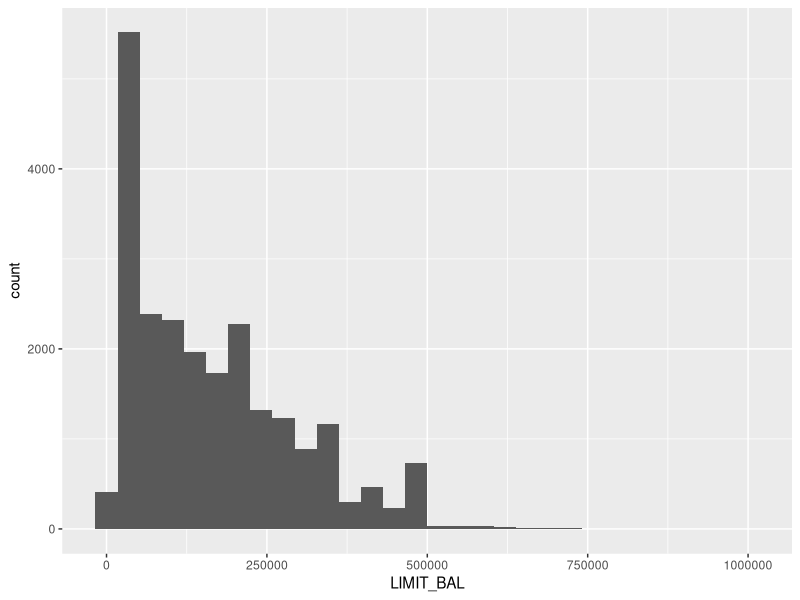
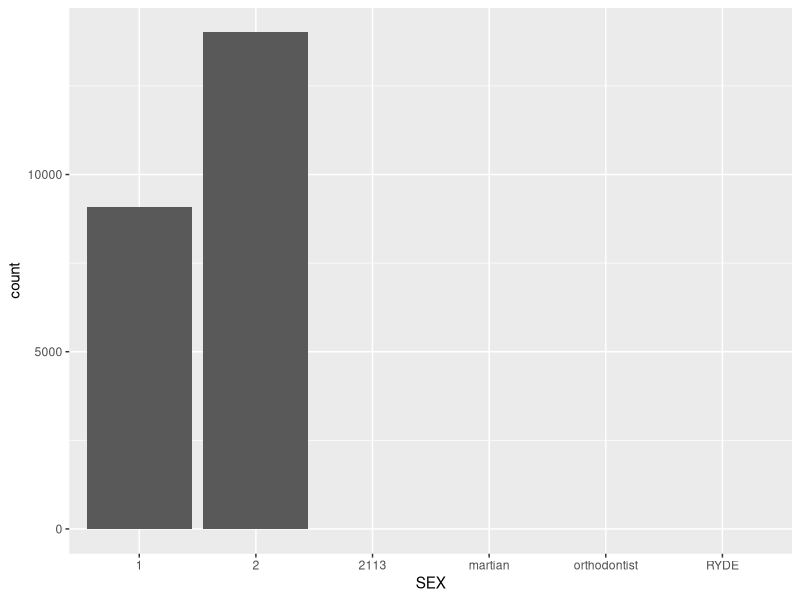
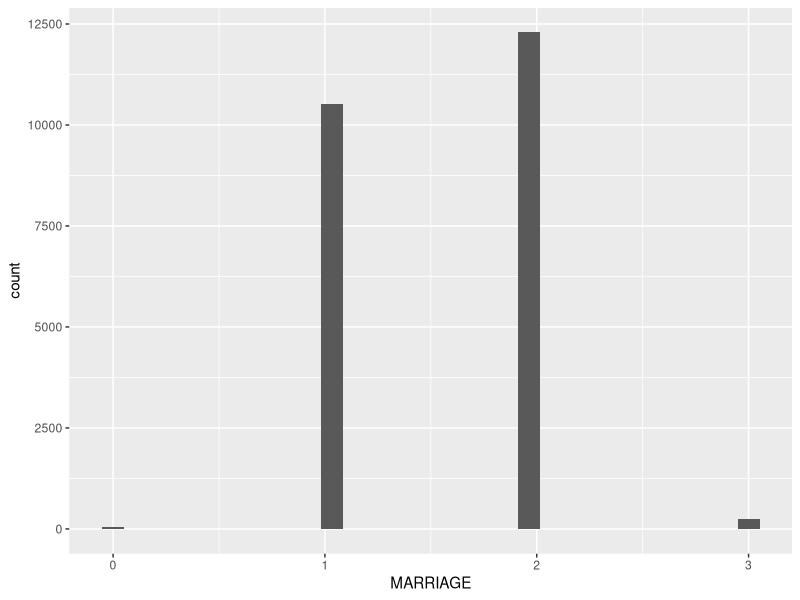
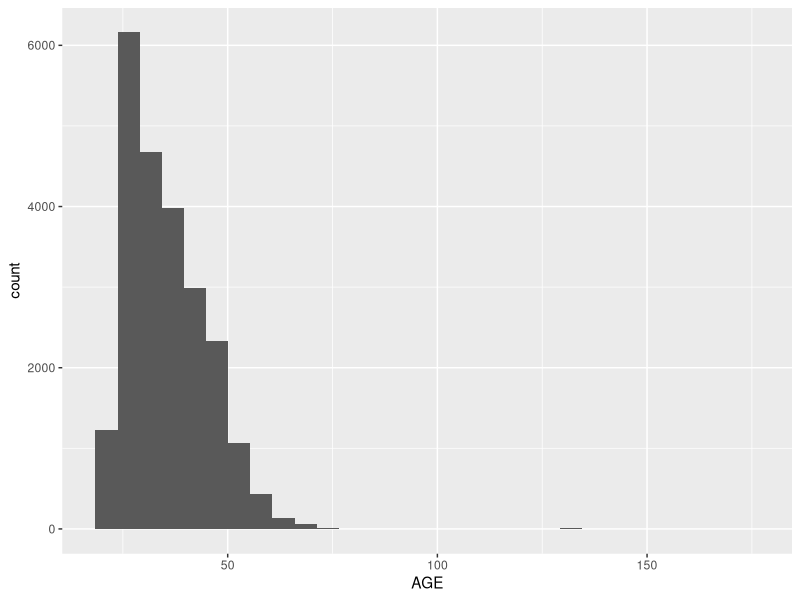
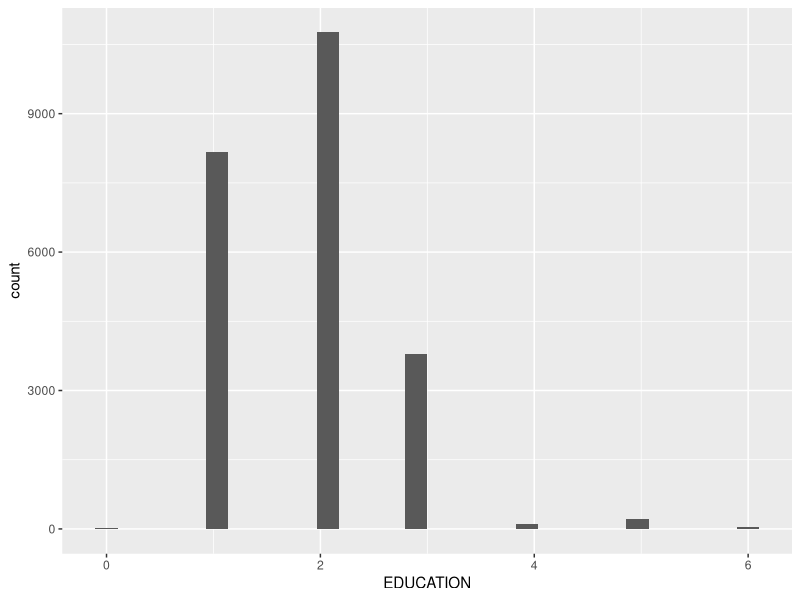
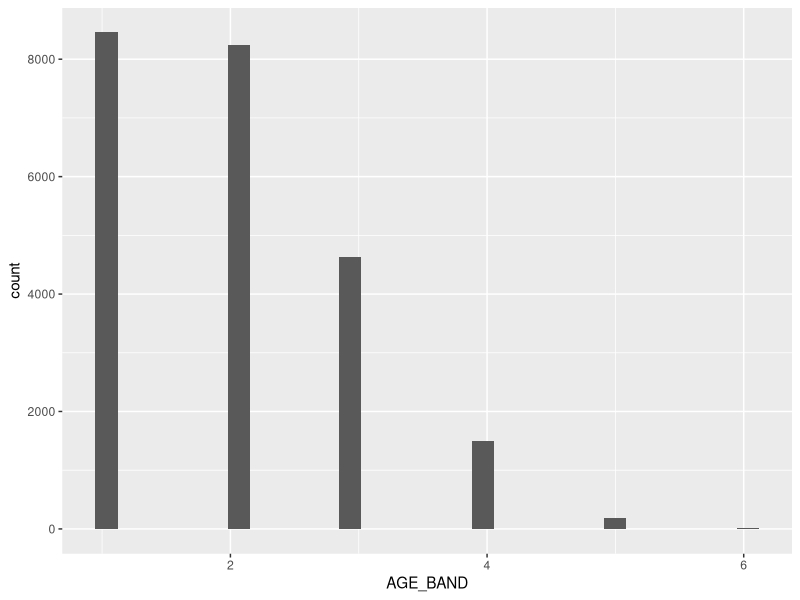

These figures' R source, in order: (Note: this script raises an error after producing the figures.)
###
#
# MLAA Assignment 2 Part A
#
# Students:
# Ivan Cheung - 13975420
# Ryan Yeo - 1234
# Dinh Tran -
# John Rho - 24509337
#
#
#
#
###

## Libraries
library(ggplot2)
library(dplyr)

## Load Data - Ivan
rm(list = ls())
df <- read.csv('AT2_credit_train.csv')
df_raw <- df


## EDA
# LIMIT_BAL
p<-ggplot(data=df, aes(x=LIMIT_BAL)) +
  geom_histogram()
p

# SEX
p<-ggplot(data=df, aes(x=SEX)) +
  geom_histogram(stat="count")
p

# MARRIAGE
p<-ggplot(data=df, aes(x=MARRIAGE)) +
  geom_histogram()
p

# AGE
p<-ggplot(data=df, aes(x=AGE)) +
  geom_histogram()
p

# EDUCATION
p<-ggplot(data=df, aes(x=EDUCATION)) +
  geom_histogram()
p

## Data Cleaning                                                                                ----

# remove observations with limit bal less than 0
# obs removed = 19
df <- subset(df, df$LIMIT_BAL > 0)

# remove observations with sex != 1 or 2
# obs removed = 0 -- The obs with invalid sex entries were picked up in the previous cleaning step
df <- subset(df, df$SEX == 1 | df$SEX == 2)

# remove observations with marriage != 1,2 or 3
# obs removed = 45
df <- subset(df, df$MARRIAGE == 1 | df$MARRIAGE == 2 | df$MARRIAGE == 3)

# remove observations with age > 75
# obs removed = 2
df <- subset(df, df$AGE <= 75)

# remove observation with education not in 1,2,3,4,5,6
# obs removed = 12
df <- subset(df, df$EDUCATION >= 1 & df$EDUCATION <= 6)
table(df$EDUCATION)

# total obs removed from raw dataset = 78 (0.33% of raw data removed)

# Reduce PAY_AMT columns to 0 and 1
df$PAY_AMT1[df$PAY_AMT1 > 0] <- 1
df$PAY_AMT2[df$PAY_AMT2 > 0] <- 1
df$PAY_AMT3[df$PAY_AMT3 > 0] <- 1
df$PAY_AMT4[df$PAY_AMT4 > 0] <- 1
df$PAY_AMT5[df$PAY_AMT5 > 0] <- 1
df$PAY_AMT6[df$PAY_AMT6 > 0] <- 1

## Build additional factors

# Age Band
df$AGE_BAND[df$AGE <= 30] <- 1
df$AGE_BAND[df$AGE > 30 & df$AGE <= 40] <- 2
df$AGE_BAND[df$AGE > 40 & df$AGE <= 50] <- 3
df$AGE_BAND[df$AGE > 50 & df$AGE <= 60] <- 4
df$AGE_BAND[df$AGE > 60 & df$AGE <= 70] <- 5
df$AGE_BAND[df$AGE > 70] <- 6

p<-ggplot(data=df, aes(x=AGE_BAND)) +
  geom_histogram()
p
table(df$AGE_BAND)

# NO_PAY_DELAY
df$NO_PAY_DELAY <- case_when(df$PAY_0 > 0 | 
                             df$PAY_2 > 0 | 
                             df$PAY_3 > 0 |
                             df$PAY_4 > 0 |
                             df$PAY_5 > 0 |
                             df$PAY_6 > 0 ~ 0,
                           TRUE ~ 1)

table(df$NO_PAY_DELAY)

## Build Train and Test Set                                                                     ----
set.seed(20220504)
trainset_size <- floor(0.80 * nrow(df))
trainset_indices <- sample(seq_len(nrow(df)), size = trainset_size)


trainset <- df[trainset_indices, ]
testset <- df[-trainset_indices, ]



### Model Analysis

## Model 1 Dinh

## Model 2 Ivan

## Model 3 John
#train logistic regression model 
AT2.glm = glm(formula = default~ .,
              data = train,
              family = "binomial")
summary(AT2.glm )

test$probability = predict(AT2.glm, newdata = test, type = "response")
test$prediction = "0"
test[test$probability >= 0.5, "prediction"] = "1"

table(test$prediction)

#confusion matrix 
AT2_cfm <- table(predicted=test$prediction,true=test$default)
AT2_cfm

#Accuracy
accuracy <- (AT2_cfm[1,1]+AT2_cfm[2,2])/sum(AT2_cfm)
accuracy

#Precision 
precision <- AT2_cfm[1,1]/(AT2_cfm[1,1]+AT2_cfm[1,2])
precision

#Recall
recall <- AT2_cfm[1,1]/(AT2_cfm[1,1]+AT2_cfm[2,1])
recall

#F1 
f1 <- 2*(precision*recall/(precision+recall))
f1

#AUC
roc_object <- roc( test$default, test$probability)
auc(roc_object)

## Model 4 Ryan

### Model Evaluations

## Confusion Matrix
## AUC of each model
## ROC

### Model Optimisations

## Final Model - GBM

## Final Model - Random Forest

## Produce validation output

##
